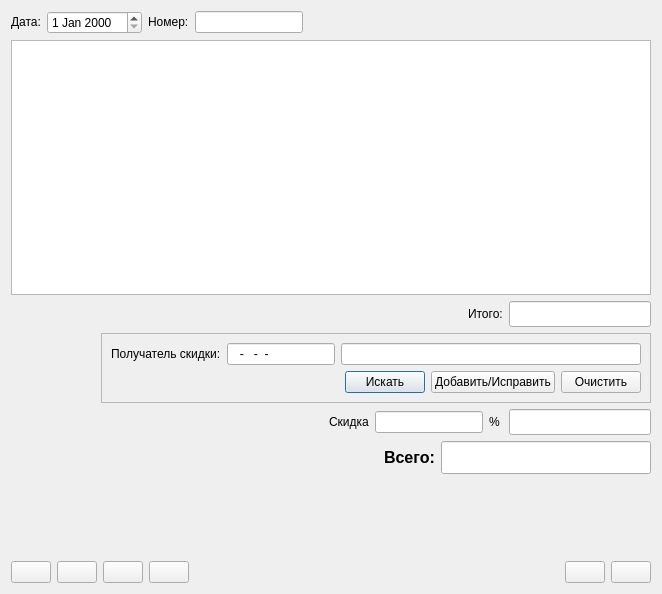
<?xml version="1.0" encoding="UTF-8"?>
<ui version="4.0">
 <class>dialog</class>
 <widget class="Dialog" name="dialog">
  <property name="geometry">
   <rect>
    <x>0</x>
    <y>0</y>
    <width>662</width>
    <height>594</height>
   </rect>
  </property>
  <property name="sizePolicy">
   <sizepolicy hsizetype="Expanding" vsizetype="Expanding">
    <horstretch>0</horstretch>
    <verstretch>0</verstretch>
   </sizepolicy>
  </property>
  <property name="name" stdset="0">
   <string>Документ3</string>
  </property>
  <property name="caption" stdset="0">
   <string>Товар в рознице. Реализация за наличные расчет</string>
  </property>
  <layout class="QVBoxLayout" name="vbxLayout">
   <item>
    <layout class="QHBoxLayout">
     <item>
      <widget class="QLabel" name="label">
       <property name="sizePolicy">
        <sizepolicy hsizetype="Fixed" vsizetype="Fixed">
         <horstretch>0</horstretch>
         <verstretch>0</verstretch>
        </sizepolicy>
       </property>
       <property name="text">
        <string>Дата:</string>
       </property>
      </widget>
     </item>
     <item>
      <widget class="QDateEdit" name="dateEdit">
       <property name="sizePolicy">
        <sizepolicy hsizetype="Fixed" vsizetype="Fixed">
         <horstretch>0</horstretch>
         <verstretch>0</verstretch>
        </sizepolicy>
       </property>
       <property name="font">
        <font>
         <pointsize>9</pointsize>
         <weight>50</weight>
         <bold>false</bold>
        </font>
       </property>
       <property name="readOnly">
        <bool>false</bool>
       </property>
      </widget>
     </item>
     <item>
      <widget class="QLabel" name="label">
       <property name="sizePolicy">
        <sizepolicy hsizetype="Fixed" vsizetype="Fixed">
         <horstretch>0</horstretch>
         <verstretch>0</verstretch>
        </sizepolicy>
       </property>
       <property name="text">
        <string>Номер:</string>
       </property>
      </widget>
     </item>
     <item>
      <widget class="QLineEdit" name="numberEdit">
       <property name="sizePolicy">
        <sizepolicy hsizetype="Fixed" vsizetype="Fixed">
         <horstretch>0</horstretch>
         <verstretch>0</verstretch>
        </sizepolicy>
       </property>
       <property name="font">
        <font>
         <pointsize>9</pointsize>
         <weight>50</weight>
         <bold>false</bold>
        </font>
       </property>
       <property name="readOnly">
        <bool>false</bool>
       </property>
      </widget>
     </item>
     <item>
      <spacer name="horizontalSpacer">
       <property name="orientation">
        <enum>Qt::Horizontal</enum>
       </property>
       <property name="sizeHint" stdset="0">
        <size>
         <width>40</width>
         <height>20</height>
        </size>
       </property>
      </spacer>
     </item>
    </layout>
   </item>
   <item>
    <layout class="QHBoxLayout" name="horizontalLayout_4"/>
   </item>
   <item>
    <layout class="QHBoxLayout" name="tableLayout">
     <item>
      <widget class="TableView" name="tableView">
       <property name="sizePolicy">
        <sizepolicy hsizetype="Expanding" vsizetype="Expanding">
         <horstretch>0</horstretch>
         <verstretch>0</verstretch>
        </sizepolicy>
       </property>
      </widget>
     </item>
    </layout>
   </item>
   <item>
    <layout class="QHBoxLayout" name="horizontalLayout_3">
     <item>
      <widget class="Picture" name="picture"/>
     </item>
     <item>
      <layout class="QVBoxLayout" name="verticalLayout">
       <item>
        <layout class="QHBoxLayout" name="phbxItogLayout">
         <item>
          <spacer name="horizontalSpacer">
           <property name="orientation">
            <enum>Qt::Horizontal</enum>
           </property>
           <property name="sizeHint" stdset="0">
            <size>
             <width>40</width>
             <height>20</height>
            </size>
           </property>
          </spacer>
         </item>
         <item>
          <widget class="QLabel" name="label">
           <property name="sizePolicy">
            <sizepolicy hsizetype="Fixed" vsizetype="Fixed">
             <horstretch>0</horstretch>
             <verstretch>0</verstretch>
            </sizepolicy>
           </property>
           <property name="text">
            <string>Итого:</string>
           </property>
          </widget>
         </item>
         <item>
          <widget class="MyNumericEdit" name="vsegoNumeric">
           <property name="sizePolicy">
            <sizepolicy hsizetype="Fixed" vsizetype="Fixed">
             <horstretch>0</horstretch>
             <verstretch>0</verstretch>
            </sizepolicy>
           </property>
           <property name="font">
            <font>
             <pointsize>11</pointsize>
             <weight>75</weight>
             <bold>true</bold>
            </font>
           </property>
           <property name="readOnly">
            <bool>true</bool>
           </property>
          </widget>
         </item>
        </layout>
       </item>
       <item>
        <layout class="QHBoxLayout" name="horizontalLayout_7">
         <item>
          <spacer name="horizontalSpacer_6">
           <property name="orientation">
            <enum>Qt::Horizontal</enum>
           </property>
           <property name="sizeHint" stdset="0">
            <size>
             <width>40</width>
             <height>20</height>
            </size>
           </property>
          </spacer>
         </item>
         <item>
          <widget class="QFrame" name="frame">
           <property name="frameShape">
            <enum>QFrame::StyledPanel</enum>
           </property>
           <property name="frameShadow">
            <enum>QFrame::Raised</enum>
           </property>
           <layout class="QVBoxLayout" name="verticalLayout_4">
            <item>
             <layout class="QHBoxLayout" name="horizontalLayout_5">
              <item>
               <widget class="QLabel" name="label_5">
                <property name="text">
                 <string>Получатель скидки:</string>
                </property>
               </widget>
              </item>
              <item>
               <widget class="QLineEdit" name="lineEditMenPhone">
                <property name="sizePolicy">
                 <sizepolicy hsizetype="Fixed" vsizetype="Fixed">
                  <horstretch>0</horstretch>
                  <verstretch>0</verstretch>
                 </sizepolicy>
                </property>
                <property name="inputMask">
                 <string>999-999-99-99; </string>
                </property>
                <property name="text">
                 <string>---</string>
                </property>
                <property name="readOnly">
                 <bool>false</bool>
                </property>
               </widget>
              </item>
              <item>
               <widget class="QLineEdit" name="lineEditMenName">
                <property name="sizePolicy">
                 <sizepolicy hsizetype="Fixed" vsizetype="Fixed">
                  <horstretch>0</horstretch>
                  <verstretch>0</verstretch>
                 </sizepolicy>
                </property>
                <property name="minimumSize">
                 <size>
                  <width>300</width>
                  <height>0</height>
                 </size>
                </property>
                <property name="maximumSize">
                 <size>
                  <width>95</width>
                  <height>16777215</height>
                 </size>
                </property>
                <property name="alignment">
                 <set>Qt::AlignLeading|Qt::AlignLeft|Qt::AlignVCenter</set>
                </property>
               </widget>
              </item>
             </layout>
            </item>
            <item>
             <layout class="QHBoxLayout" name="horizontalLayout_6">
              <item>
               <spacer name="horizontalSpacer_4">
                <property name="orientation">
                 <enum>Qt::Horizontal</enum>
                </property>
                <property name="sizeHint" stdset="0">
                 <size>
                  <width>40</width>
                  <height>20</height>
                 </size>
                </property>
               </spacer>
              </item>
              <item>
               <widget class="QPushButton" name="pushButtonMenSearch">
                <property name="sizePolicy">
                 <sizepolicy hsizetype="Fixed" vsizetype="Fixed">
                  <horstretch>0</horstretch>
                  <verstretch>0</verstretch>
                 </sizepolicy>
                </property>
                <property name="text">
                 <string>Искать</string>
                </property>
               </widget>
              </item>
              <item>
               <widget class="QPushButton" name="pushButtonAddMen">
                <property name="sizePolicy">
                 <sizepolicy hsizetype="Fixed" vsizetype="Fixed">
                  <horstretch>0</horstretch>
                  <verstretch>0</verstretch>
                 </sizepolicy>
                </property>
                <property name="text">
                 <string>Добавить/Исправить</string>
                </property>
               </widget>
              </item>
              <item>
               <widget class="QPushButton" name="pushButtonClear">
                <property name="text">
                 <string>Очистить</string>
                </property>
               </widget>
              </item>
             </layout>
            </item>
           </layout>
          </widget>
         </item>
        </layout>
       </item>
       <item>
        <layout class="QHBoxLayout" name="horizontalLayout">
         <item>
          <spacer name="horizontalSpacer_2">
           <property name="orientation">
            <enum>Qt::Horizontal</enum>
           </property>
           <property name="sizeHint" stdset="0">
            <size>
             <width>40</width>
             <height>20</height>
            </size>
           </property>
          </spacer>
         </item>
         <item>
          <widget class="QLabel" name="label_2">
           <property name="text">
            <string>Скидка</string>
           </property>
          </widget>
         </item>
         <item>
          <widget class="QLineEdit" name="lineEditDiscount">
           <property name="sizePolicy">
            <sizepolicy hsizetype="Minimum" vsizetype="Fixed">
             <horstretch>0</horstretch>
             <verstretch>0</verstretch>
            </sizepolicy>
           </property>
           <property name="inputMask">
            <string>9999; </string>
           </property>
           <property name="readOnly">
            <bool>true</bool>
           </property>
          </widget>
         </item>
         <item>
          <widget class="QLabel" name="label_3">
           <property name="text">
            <string>% </string>
           </property>
          </widget>
         </item>
         <item>
          <widget class="MyNumericEdit" name="skidkaNumeric">
           <property name="sizePolicy">
            <sizepolicy hsizetype="Fixed" vsizetype="Fixed">
             <horstretch>0</horstretch>
             <verstretch>0</verstretch>
            </sizepolicy>
           </property>
           <property name="font">
            <font>
             <pointsize>11</pointsize>
             <weight>75</weight>
             <bold>true</bold>
            </font>
           </property>
           <property name="readOnly">
            <bool>true</bool>
           </property>
          </widget>
         </item>
        </layout>
       </item>
       <item>
        <layout class="QHBoxLayout" name="horizontalLayout_2">
         <item>
          <spacer name="horizontalSpacer_3">
           <property name="orientation">
            <enum>Qt::Horizontal</enum>
           </property>
           <property name="sizeHint" stdset="0">
            <size>
             <width>40</width>
             <height>20</height>
            </size>
           </property>
          </spacer>
         </item>
         <item>
          <widget class="QLabel" name="label_4">
           <property name="font">
            <font>
             <pointsize>12</pointsize>
             <weight>75</weight>
             <bold>true</bold>
            </font>
           </property>
           <property name="text">
            <string>Всего:</string>
           </property>
          </widget>
         </item>
         <item>
          <widget class="MyNumericEdit" name="itogNumeric">
           <property name="sizePolicy">
            <sizepolicy hsizetype="Fixed" vsizetype="Fixed">
             <horstretch>0</horstretch>
             <verstretch>0</verstretch>
            </sizepolicy>
           </property>
           <property name="font">
            <font>
             <pointsize>16</pointsize>
             <weight>75</weight>
             <bold>true</bold>
            </font>
           </property>
           <property name="readOnly">
            <bool>true</bool>
           </property>
          </widget>
         </item>
        </layout>
       </item>
       <item>
        <spacer name="verticalSpacer">
         <property name="orientation">
          <enum>Qt::Vertical</enum>
         </property>
         <property name="sizeHint" stdset="0">
          <size>
           <width>20</width>
           <height>40</height>
          </size>
         </property>
        </spacer>
       </item>
      </layout>
     </item>
    </layout>
   </item>
   <item>
    <layout class="QHBoxLayout" name="cmdButtonLayout">
     <item>
      <widget class="QPushButton" name="buttonAdd">
       <property name="text">
        <string/>
       </property>
       <property name="icon">
        <iconset>
         <normaloff>:buttonAdd</normaloff>
         <normalon>:buttonAdd</normalon>
         <activeoff>:buttonAdd</activeoff>
         <activeon>:buttonAdd</activeon>
         <selectedoff>:buttonAdd</selectedoff>
         <selectedon>:buttonAdd</selectedon>:buttonAdd</iconset>
       </property>
      </widget>
     </item>
     <item>
      <widget class="QPushButton" name="buttonDelete">
       <property name="text">
        <string/>
       </property>
       <property name="icon">
        <iconset>
         <normaloff>:buttonDelete</normaloff>
         <normalon>:buttonDelete</normalon>
         <activeoff>:buttonDelete</activeoff>
         <activeon>:buttonDelete</activeon>
         <selectedoff>:buttonDelete</selectedoff>
         <selectedon>:buttonDelete</selectedon>:buttonDelete</iconset>
       </property>
      </widget>
     </item>
     <item>
      <widget class="QPushButton" name="buttonRequery">
       <property name="text">
        <string/>
       </property>
       <property name="icon">
        <iconset>
         <normaloff>:buttonRequery</normaloff>
         <normalon>:buttonRequery</normalon>
         <activeoff>:buttonRequery</activeoff>
         <activeon>:buttonRequery</activeon>
         <selectedoff>:buttonRequery</selectedoff>
         <selectedon>:buttonRequery</selectedon>:buttonRequery</iconset>
       </property>
      </widget>
     </item>
     <item>
      <widget class="QPushButton" name="buttonPrint">
       <property name="text">
        <string/>
       </property>
       <property name="icon">
        <iconset>
         <normaloff>:buttonPrint</normaloff>
         <normalon>:buttonPrint</normalon>
         <activeoff>:buttonPrint</activeoff>
         <activeon>:buttonPrint</activeon>
         <selectedoff>:buttonPrint</selectedoff>
         <selectedon>:buttonPrint</selectedon>:buttonPrint</iconset>
       </property>
      </widget>
     </item>
     <item>
      <spacer name="horizontalSpacer">
       <property name="orientation">
        <enum>Qt::Horizontal</enum>
       </property>
       <property name="sizeHint" stdset="0">
        <size>
         <width>40</width>
         <height>20</height>
        </size>
       </property>
      </spacer>
     </item>
     <item>
      <widget class="QPushButton" name="buttonOk">
       <property name="text">
        <string/>
       </property>
       <property name="icon">
        <iconset>
         <normaloff>:buttonOk</normaloff>
         <normalon>:buttonOk</normalon>
         <activeoff>:buttonOk</activeoff>
         <activeon>:buttonOk</activeon>
         <selectedoff>:buttonOk</selectedoff>
         <selectedon>:buttonOk</selectedon>:buttonOk</iconset>
       </property>
      </widget>
     </item>
     <item>
      <widget class="QPushButton" name="buttonCancel">
       <property name="text">
        <string/>
       </property>
       <property name="icon">
        <iconset>
         <normaloff>:buttonCancel</normaloff>
         <normalon>:buttonCancel</normalon>
         <activeoff>:buttonCancel</activeoff>
         <activeon>:buttonCancel</activeon>
         <selectedoff>:buttonCancel</selectedoff>
         <selectedon>:buttonCancel</selectedon>:buttonCancel</iconset>
       </property>
      </widget>
     </item>
    </layout>
   </item>
  </layout>
 </widget>
 <customwidgets>
  <customwidget>
   <class>Dialog</class>
   <extends>QDialog</extends>
   <header>dialog.h</header>
  </customwidget>
  <customwidget>
   <class>Picture</class>
   <extends>QFrame</extends>
   <header>picture.h</header>
  </customwidget>
  <customwidget>
   <class>TableView</class>
   <extends>QTableView</extends>
   <header>tableview.h</header>
   <addpagemethod>addPage</addpagemethod>
   <container>1</container>
  </customwidget>
  <customwidget>
   <class>MyNumericEdit</class>
   <extends>QLineEdit</extends>
   <header>mynumericedit.h</header>
  </customwidget>
 </customwidgets>
 <resources>
  <include location="../../resources.qrc"/>
 </resources>
 <connections/>
</ui>
